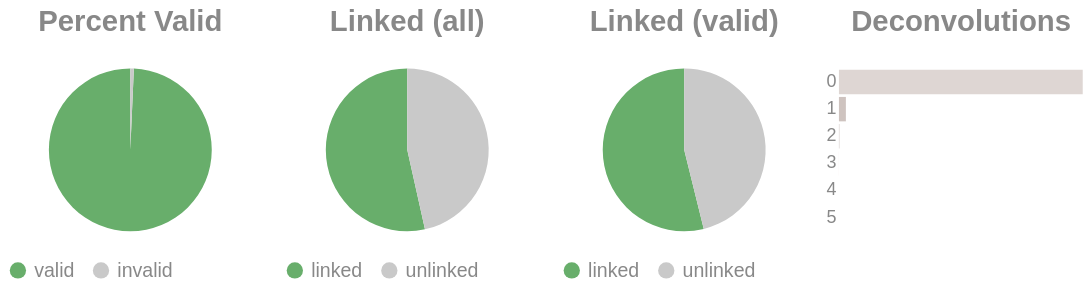

Write notebook code for a chart like this one.
### Code cell
if SKIPLR:
    pass
else:
    clash = Counter()
    for i in valids['molecule'].to_list():
        _mol = i.split("-")
        if len(_mol) == 1:
            clash.update('0')
        else:
            clash.update(_mol[-1])

    _d = {"deconvolutions": [], 'count': []}
    for k,v in clash.items():
        _d['deconvolutions'].append(k)
        _d['count'].append(v)

    tot_valid = valids['reads'].sum()
    mask = valids['reads'] >= 2
    n_linked_reads = valids.filter(mask)['reads'].sum()
    if n_linked_reads == 0:
        print_html("No linked molecules (>=2 reads) were detected; skipping linked-only distributions.")
        SKIPLR = True
    else:
        perc_valid = round(tot_valid / n_reads, 4)
        linked_perc_abs = round(n_linked_reads / n_reads, 4)
        linked_perc = round(n_linked_reads / tot_valid, 4)

    _valid = pl.DataFrame({"valids": ['valid', 'invalid'], "count": [tot_valid, n_reads - tot_valid]})
    _linked_abs = pl.DataFrame({"linked (absolute)": ['linked', 'unlinked'], "count": [n_linked_reads, n_reads - n_linked_reads]})
    _linked_rel = pl.DataFrame({"linked (valids)": ['linked', 'unlinked'], "count": [n_linked_reads, tot_valid - n_linked_reads]})

    (
        alt.hconcat(
            piechart(_valid, goodval = 'valid', title = "Percent Valid"),
            piechart(_linked_abs, goodval = "linked", title =  "Linked (all)"),
            piechart(_linked_rel, goodval = "linked", title =  "Linked (valid)"),
            convolutionbar(pl.DataFrame(_d), title = "Deconvolutions"),
            center = True,
            bounds = 'flush'
        )
        .resolve_scale(color='independent')
        .resolve_legend('independent')
        .properties(usermeta={'embedOptions': {"actions": False}})
    ).display()

### Figure 1 — Vega-Lite specification as saved in the notebook (floating-point values rounded to 4 significant figures)
{"width": "container", "height": 400, "config": {"title": {"anchor": "start", "dy": -15, "fontSize": 18, "color": "#888888", "subtitleColor": "#888888", "subtitleFontSize": 14}, "arc": {"fill": "#0072B2"}, "axis": {"domainColor": "#888888", "domainWidth": 0.5, "gridWidth": 0.2, "grid": false, "titleFontWeight": 400, "titleFontSize": 15, "labelFontSize": 11, "labelColor": "#888888", "tickColor": "#888888", "tickWidth": 0.2, "titleColor": "#888888"}, "axisBand": {"grid": false}, "axisX": {"grid": true, "tickSize": 10, "domainCap": "round"}, "axisY": {"domain": false, "grid": true, "tickSize": 0, "domainCap": "round"}, "background": "transparent", "header": {"labelFontSize": 15, "labelColor": "#888888", "titleFontSize": 15, "titleFontWeight": 600, "titleColor": "#888888"}, "legend": {"labelFont": "sans-serif", "labelFontSize": 12, "labelColor": "#888888", "symbolSize": 100, "symbolType": "circle", "titleFontSize": 12, "titlePadding": 10, "titleColor": "#888888", "title": null}, "range": {"category": ["#E69F00", "#56B4E9", "#009E73", "#F0E442", "#0072B2", "#D55E00", "#CC79A7", "#000000"], "diverging": ["#cfe8f3", "#a2d4ec", "#73bfe2", "#46abdb", "#1696d2", "#12719e"]}, "area": {"fill": "#0072B2", "fillOpacity": 0.7, "line": true, "strokeOpacity": 0.7}, "line": {"color": "#0072B2", "stroke": "#0072B2", "strokeWidth": 2}, "trail": {"color": "#0072B2", "stroke": "#0072B2", "strokeWidth": 0, "size": 1}, "point": {"filled": true, "fillOpacity": 1.0, "size": 95}, "text": {"color": "#888888", "fontSize": 11, "align": "right", "fontWeight": 400, "size": 11}, "bar": {"fill": "#0072B2", "stroke": null}, "view": {"stroke": null, "continuousWidth": 660, "continuousHeight": 400}}, "hconcat": [{"data": {"name": "data-70862968d6bfad2f1aced2b962f0b647"}, "mark": {"type": "arc"}, "encoding": {"color": {"field": "valids", "legend": {"orient": "bottom", "title": null}, "scale": {"domain": ["valid", "invalid"], "range": ["#68ae6b", "#C9C9C9"]}, "title": "Valids", "type": "nominal"}, "theta": {"field": "count", "type": "quantitative"}, "tooltip": [{"field": "valids", "title": "Valids", "type": "ordinal"}, {"field": "percent", "format": ".2%", "title": "Percent", "type": "quantitative"}, {"field": "count", "title": "Count", "type": "quantitative"}]}, "height": 100, "title": {"text": "Percent Valid", "align": "center", "anchor": "middle"}, "transform": [{"calculate": "datum.count / 6458280", "as": "percent"}], "width": 150}, {"data": {"name": "data-dcf6a2f11fdc17d2f5fc088a5aa10aab"}, "mark": {"type": "arc"}, "encoding": {"color": {"field": "linked (absolute)", "legend": {"orient": "bottom", "title": null}, "scale": {"domain": ["linked", "unlinked"], "range": ["#68ae6b", "#C9C9C9"]}, "title": "Linked (Absolute)", "type": "nominal"}, "theta": {"field": "count", "type": "quantitative"}, "tooltip": [{"field": "linked (absolute)", "title": "Linked (Absolute)", "type": "ordinal"}, {"field": "percent", "format": ".2%", "title": "Percent", "type": "quantitative"}, {"field": "count", "title": "Count", "type": "quantitative"}]}, "height": 100, "title": {"text": "Linked (all)", "align": "center", "anchor": "middle"}, "transform": [{"calculate": "datum.count / 6458280", "as": "percent"}], "width": 150}, {"data": {"name": "data-4fc0e621a9b015c1ce34fa0eacf0688d"}, "mark": {"type": "arc"}, "encoding": {"color": {"field": "linked (valids)", "legend": {"orient": "bottom", "title": null}, "scale": {"domain": ["linked", "unlinked"], "range": ["#68ae6b", "#C9C9C9"]}, "title": "Linked (Valids)", "type": "nominal"}, "theta": {"field": "count", "type": "quantitative"}, "tooltip": [{"field": "linked (valids)", "title": "Linked (Valids)", "type": "ordinal"}, {"field": "percent", "format": ".2%", "title": "Percent", "type": "quantitative"}, {"field": "count", "title": "Count", "type": "quantitative"}]}, "height": 100, "title": {"text": "Linked (valid)", "align": "center", "anchor": "middle"}, "transform": [{"calculate": "datum.count / 6413407", "as": "percent"}], "width": 150}, {"data": {"name": "data-4bc29d4efc83ba5597dfe4b58b8c2513"}, "mark": {"type": "bar"}, "encoding": {"color": {"field": "deconvolutions", "legend": null, "scale": {"scheme": "lightgreyred"}, "type": "nominal"}, "tooltip": [{"field": "deconvolutions", "title": "Deconvolutions", "type": "ordinal"}, {"field": "percent", "format": ".2%", "title": "Percent", "type": "quantitative"}, {"field": "count", "title": "Count", "type": "quantitative"}], "x": {"axis": null, "field": "count", "type": "quantitative"}, "y": {"field": "deconvolutions", "sort": "ascending", "title": null, "type": "nominal"}}, "height": 100, "title": {"text": "Deconvolutions", "align": "center", "anchor": "middle"}, "transform": [{"calculate": "datum.count / 4110448", "as": "percent"}], "width": 150}], "bounds": "flush", "center": true, "resolve": {"legend": {"angle": "independent"}, "scale": {"color": "independent"}}, "usermeta": {"embedOptions": {"actions": false}}, "$schema": "https://vega.github.io/schema/vega-lite/v6.1.0.json", "datasets": {"data-70862968d6bfad2f1aced2b962f0b647": [{"valids": "valid", "count": 6413407}, {"valids": "invalid", "count": 44873}], "data-dcf6a2f11fdc17d2f5fc088a5aa10aab": [{"linked (absolute)": "linked", "count": 3454588}, {"linked (absolute)": "unlinked", "count": 3003692}], "data-4fc0e621a9b015c1ce34fa0eacf0688d": [{"linked (valids)": "linked", "count": 3454588}, {"linked (valids)": "unlinked", "count": 2958819}], "data-4bc29d4efc83ba5597dfe4b58b8c2513": [{"deconvolutions": "0", "count": 3990765}, {"deconvolutions": "1", "count": 113548}, {"deconvolutions": "2", "count": 5733}, {"deconvolutions": "3", "count": 376}, {"deconvolutions": "4", "count": 24}, {"deconvolutions": "5", "count": 2}]}}
